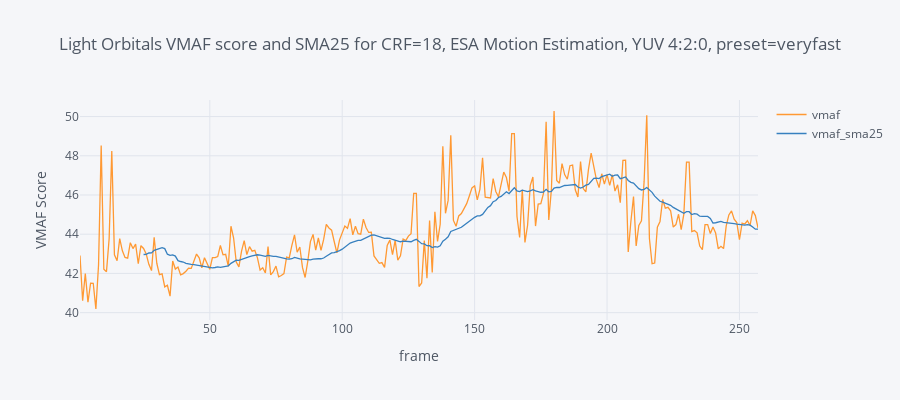

The code cell stored with this chart in its notebook:
### Markdown cell above
Example file, ```light_orbitals.mkv```, with random chaotic movement, light saturated cycling colors. With 4\:2\:0 chroma sampling we should expect to see degradation since we only have 2 chroma pixels per 4 luma pixels for every other odd or even line.

### Code cell
# Compute a 25 frames (1s) simple moving average
dfs[nfile]["vmaf_sma25"] = dfs[nfile]["vmaf"].rolling(25).mean()

fig = dfs[nfile].iplot(y=["vmaf", "vmaf_sma25"],
                       title = dict(text = "Light Orbitals VMAF score and SMA25 for CRF=18, ESA Motion Estimation, YUV 4:2:0, preset=veryfast",
                                    font = dict(size = 8)),
                 legend="foo", xaxis_title="frame", yaxis_title="VMAF Score", asFigure=True)

fig.update_layout(width=900, height=400, title_x = 0.5)

### Figure 1 — Plotly figure (JSON) as saved in the notebook; plotly's stock layout.template omitted (floating-point values rounded to 4 significant figures; data arrays with more than 128 entries replaced by an {"elided": "..."} marker saying what was removed)
{"data": [{"line": {"color": "rgba(255, 153, 51, 1.0)", "dash": "solid", "shape": "linear", "width": 1.3}, "mode": "lines", "name": "vmaf", "text": "", "type": "scatter", "x": {"elided": "257 int values"}, "y": {"elided": "257 float values"}}, {"line": {"color": "rgba(55, 128, 191, 1.0)", "dash": "solid", "shape": "linear", "width": 1.3}, "mode": "lines", "name": "vmaf_sma25", "text": "", "type": "scatter", "x": {"elided": "257 int values"}, "y": {"elided": "257 mixed values"}}], "layout": {"height": 400, "legend": {"bgcolor": "#F5F6F9", "font": {"color": "#4D5663"}}, "paper_bgcolor": "#F5F6F9", "plot_bgcolor": "#F5F6F9", "showlegend": true, "title": {"font": {"color": "#4D5663"}, "text": "Light Orbitals VMAF score and SMA25 for CRF=18, ESA Motion Estimation, YUV 4:2:0, preset=veryfast", "x": 0.5}, "width": 900, "xaxis": {"autorange": true, "gridcolor": "#E1E5ED", "range": [1, 257], "showgrid": true, "tickfont": {"color": "#4D5663"}, "title": {"font": {"color": "#4D5663"}, "text": "frame"}, "type": "linear", "zerolinecolor": "#E1E5ED"}, "yaxis": {"autorange": true, "gridcolor": "#E1E5ED", "range": [39.62, 50.84], "showgrid": true, "tickfont": {"color": "#4D5663"}, "title": {"font": {"color": "#4D5663"}, "text": "VMAF Score"}, "type": "linear", "zerolinecolor": "#E1E5ED"}}}
